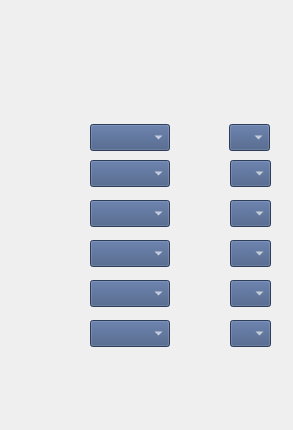
<?xml version="1.0" encoding="UTF-8"?>
<ui version="4.0">
 <class>Offset_knife</class>
 <widget class="QWidget" name="Offset_knife">
  <property name="geometry">
   <rect>
    <x>0</x>
    <y>0</y>
    <width>293</width>
    <height>430</height>
   </rect>
  </property>
  <property name="windowTitle">
   <string>Form</string>
  </property>
  <widget class="QComboBox" name="comboBox_l_1">
   <property name="geometry">
    <rect>
     <x>90</x>
     <y>124</y>
     <width>80</width>
     <height>27</height>
    </rect>
   </property>
   <property name="sizePolicy">
    <sizepolicy hsizetype="Ignored" vsizetype="Ignored">
     <horstretch>0</horstretch>
     <verstretch>0</verstretch>
    </sizepolicy>
   </property>
   <property name="font">
    <font>
     <family>微软雅黑</family>
    </font>
   </property>
   <property name="styleSheet">
    <string notr="true">color: rgb(255, 255, 255);
background-color: rgb(64, 86, 129);</string>
   </property>
   <property name="editable">
    <bool>false</bool>
   </property>
   <property name="currentText">
    <string/>
   </property>
   <property name="maxVisibleItems">
    <number>5</number>
   </property>
  </widget>
  <widget class="QComboBox" name="comboBox_l_2">
   <property name="geometry">
    <rect>
     <x>90</x>
     <y>160</y>
     <width>80</width>
     <height>27</height>
    </rect>
   </property>
   <property name="sizePolicy">
    <sizepolicy hsizetype="Ignored" vsizetype="Ignored">
     <horstretch>0</horstretch>
     <verstretch>0</verstretch>
    </sizepolicy>
   </property>
   <property name="font">
    <font>
     <family>微软雅黑</family>
    </font>
   </property>
   <property name="styleSheet">
    <string notr="true">color: rgb(255, 255, 255);
background-color: rgb(64, 86, 129);</string>
   </property>
   <property name="editable">
    <bool>false</bool>
   </property>
   <property name="currentText">
    <string/>
   </property>
   <property name="maxVisibleItems">
    <number>5</number>
   </property>
  </widget>
  <widget class="QComboBox" name="comboBox_l_3">
   <property name="geometry">
    <rect>
     <x>90</x>
     <y>200</y>
     <width>80</width>
     <height>27</height>
    </rect>
   </property>
   <property name="sizePolicy">
    <sizepolicy hsizetype="Ignored" vsizetype="Ignored">
     <horstretch>0</horstretch>
     <verstretch>0</verstretch>
    </sizepolicy>
   </property>
   <property name="font">
    <font>
     <family>微软雅黑</family>
    </font>
   </property>
   <property name="styleSheet">
    <string notr="true">color: rgb(255, 255, 255);
background-color: rgb(64, 86, 129);</string>
   </property>
   <property name="editable">
    <bool>false</bool>
   </property>
   <property name="currentText">
    <string/>
   </property>
   <property name="maxVisibleItems">
    <number>5</number>
   </property>
  </widget>
  <widget class="QComboBox" name="comboBox_l_4">
   <property name="geometry">
    <rect>
     <x>90</x>
     <y>240</y>
     <width>80</width>
     <height>27</height>
    </rect>
   </property>
   <property name="sizePolicy">
    <sizepolicy hsizetype="Ignored" vsizetype="Ignored">
     <horstretch>0</horstretch>
     <verstretch>0</verstretch>
    </sizepolicy>
   </property>
   <property name="font">
    <font>
     <family>微软雅黑</family>
    </font>
   </property>
   <property name="styleSheet">
    <string notr="true">color: rgb(255, 255, 255);
background-color: rgb(64, 86, 129);</string>
   </property>
   <property name="editable">
    <bool>false</bool>
   </property>
   <property name="currentText">
    <string/>
   </property>
   <property name="maxVisibleItems">
    <number>5</number>
   </property>
  </widget>
  <widget class="QComboBox" name="comboBox_l_5">
   <property name="geometry">
    <rect>
     <x>90</x>
     <y>280</y>
     <width>80</width>
     <height>27</height>
    </rect>
   </property>
   <property name="sizePolicy">
    <sizepolicy hsizetype="Ignored" vsizetype="Ignored">
     <horstretch>0</horstretch>
     <verstretch>0</verstretch>
    </sizepolicy>
   </property>
   <property name="font">
    <font>
     <family>微软雅黑</family>
    </font>
   </property>
   <property name="styleSheet">
    <string notr="true">color: rgb(255, 255, 255);
background-color: rgb(64, 86, 129);</string>
   </property>
   <property name="editable">
    <bool>false</bool>
   </property>
   <property name="currentText">
    <string/>
   </property>
   <property name="maxVisibleItems">
    <number>5</number>
   </property>
  </widget>
  <widget class="QComboBox" name="comboBox_l_6">
   <property name="geometry">
    <rect>
     <x>90</x>
     <y>320</y>
     <width>80</width>
     <height>27</height>
    </rect>
   </property>
   <property name="sizePolicy">
    <sizepolicy hsizetype="Ignored" vsizetype="Ignored">
     <horstretch>0</horstretch>
     <verstretch>0</verstretch>
    </sizepolicy>
   </property>
   <property name="font">
    <font>
     <family>微软雅黑</family>
    </font>
   </property>
   <property name="styleSheet">
    <string notr="true">color: rgb(255, 255, 255);
background-color: rgb(64, 86, 129);</string>
   </property>
   <property name="editable">
    <bool>false</bool>
   </property>
   <property name="currentText">
    <string/>
   </property>
   <property name="maxVisibleItems">
    <number>5</number>
   </property>
  </widget>
  <widget class="QComboBox" name="comboBox_r_1">
   <property name="geometry">
    <rect>
     <x>229</x>
     <y>124</y>
     <width>41</width>
     <height>27</height>
    </rect>
   </property>
   <property name="sizePolicy">
    <sizepolicy hsizetype="Ignored" vsizetype="Ignored">
     <horstretch>0</horstretch>
     <verstretch>0</verstretch>
    </sizepolicy>
   </property>
   <property name="font">
    <font>
     <family>微软雅黑</family>
    </font>
   </property>
   <property name="styleSheet">
    <string notr="true">color: rgb(255, 255, 255);
background-color: rgb(64, 86, 129);</string>
   </property>
   <property name="editable">
    <bool>false</bool>
   </property>
   <property name="currentText">
    <string/>
   </property>
   <property name="maxVisibleItems">
    <number>5</number>
   </property>
  </widget>
  <widget class="QComboBox" name="comboBox_r_2">
   <property name="geometry">
    <rect>
     <x>230</x>
     <y>160</y>
     <width>41</width>
     <height>27</height>
    </rect>
   </property>
   <property name="sizePolicy">
    <sizepolicy hsizetype="Ignored" vsizetype="Ignored">
     <horstretch>0</horstretch>
     <verstretch>0</verstretch>
    </sizepolicy>
   </property>
   <property name="font">
    <font>
     <family>微软雅黑</family>
    </font>
   </property>
   <property name="styleSheet">
    <string notr="true">color: rgb(255, 255, 255);
background-color: rgb(64, 86, 129);</string>
   </property>
   <property name="editable">
    <bool>false</bool>
   </property>
   <property name="currentText">
    <string/>
   </property>
   <property name="maxVisibleItems">
    <number>5</number>
   </property>
  </widget>
  <widget class="QComboBox" name="comboBox_r_3">
   <property name="geometry">
    <rect>
     <x>230</x>
     <y>200</y>
     <width>41</width>
     <height>27</height>
    </rect>
   </property>
   <property name="sizePolicy">
    <sizepolicy hsizetype="Ignored" vsizetype="Ignored">
     <horstretch>0</horstretch>
     <verstretch>0</verstretch>
    </sizepolicy>
   </property>
   <property name="font">
    <font>
     <family>微软雅黑</family>
    </font>
   </property>
   <property name="styleSheet">
    <string notr="true">color: rgb(255, 255, 255);
background-color: rgb(64, 86, 129);</string>
   </property>
   <property name="editable">
    <bool>false</bool>
   </property>
   <property name="currentText">
    <string/>
   </property>
   <property name="maxVisibleItems">
    <number>5</number>
   </property>
  </widget>
  <widget class="QComboBox" name="comboBox_r_4">
   <property name="geometry">
    <rect>
     <x>230</x>
     <y>240</y>
     <width>41</width>
     <height>27</height>
    </rect>
   </property>
   <property name="sizePolicy">
    <sizepolicy hsizetype="Ignored" vsizetype="Ignored">
     <horstretch>0</horstretch>
     <verstretch>0</verstretch>
    </sizepolicy>
   </property>
   <property name="font">
    <font>
     <family>微软雅黑</family>
    </font>
   </property>
   <property name="styleSheet">
    <string notr="true">color: rgb(255, 255, 255);
background-color: rgb(64, 86, 129);</string>
   </property>
   <property name="editable">
    <bool>false</bool>
   </property>
   <property name="currentText">
    <string/>
   </property>
   <property name="maxVisibleItems">
    <number>5</number>
   </property>
  </widget>
  <widget class="QComboBox" name="comboBox_r_5">
   <property name="geometry">
    <rect>
     <x>230</x>
     <y>280</y>
     <width>41</width>
     <height>27</height>
    </rect>
   </property>
   <property name="sizePolicy">
    <sizepolicy hsizetype="Ignored" vsizetype="Ignored">
     <horstretch>0</horstretch>
     <verstretch>0</verstretch>
    </sizepolicy>
   </property>
   <property name="font">
    <font>
     <family>微软雅黑</family>
    </font>
   </property>
   <property name="styleSheet">
    <string notr="true">color: rgb(255, 255, 255);
background-color: rgb(64, 86, 129);</string>
   </property>
   <property name="editable">
    <bool>false</bool>
   </property>
   <property name="currentText">
    <string/>
   </property>
   <property name="maxVisibleItems">
    <number>5</number>
   </property>
  </widget>
  <widget class="QComboBox" name="comboBox_r_6">
   <property name="geometry">
    <rect>
     <x>230</x>
     <y>320</y>
     <width>41</width>
     <height>27</height>
    </rect>
   </property>
   <property name="sizePolicy">
    <sizepolicy hsizetype="Ignored" vsizetype="Ignored">
     <horstretch>0</horstretch>
     <verstretch>0</verstretch>
    </sizepolicy>
   </property>
   <property name="font">
    <font>
     <family>微软雅黑</family>
    </font>
   </property>
   <property name="styleSheet">
    <string notr="true">color: rgb(255, 255, 255);
background-color: rgb(64, 86, 129);</string>
   </property>
   <property name="editable">
    <bool>false</bool>
   </property>
   <property name="currentText">
    <string/>
   </property>
   <property name="maxVisibleItems">
    <number>5</number>
   </property>
  </widget>
 </widget>
 <resources/>
 <connections/>
</ui>
